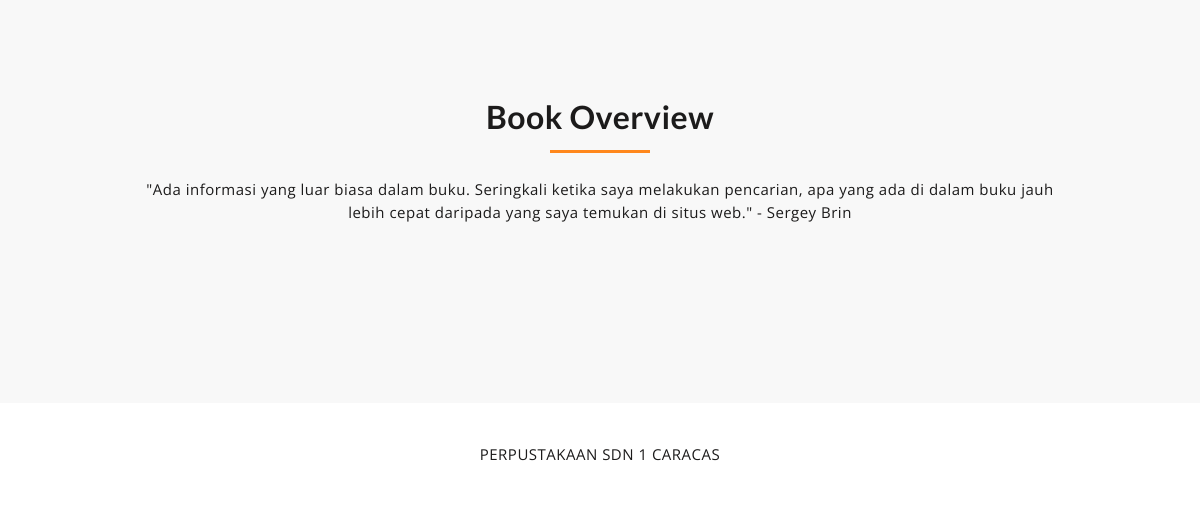
The app's page /index.php/clearning/halaman_utama (lower part), older data.
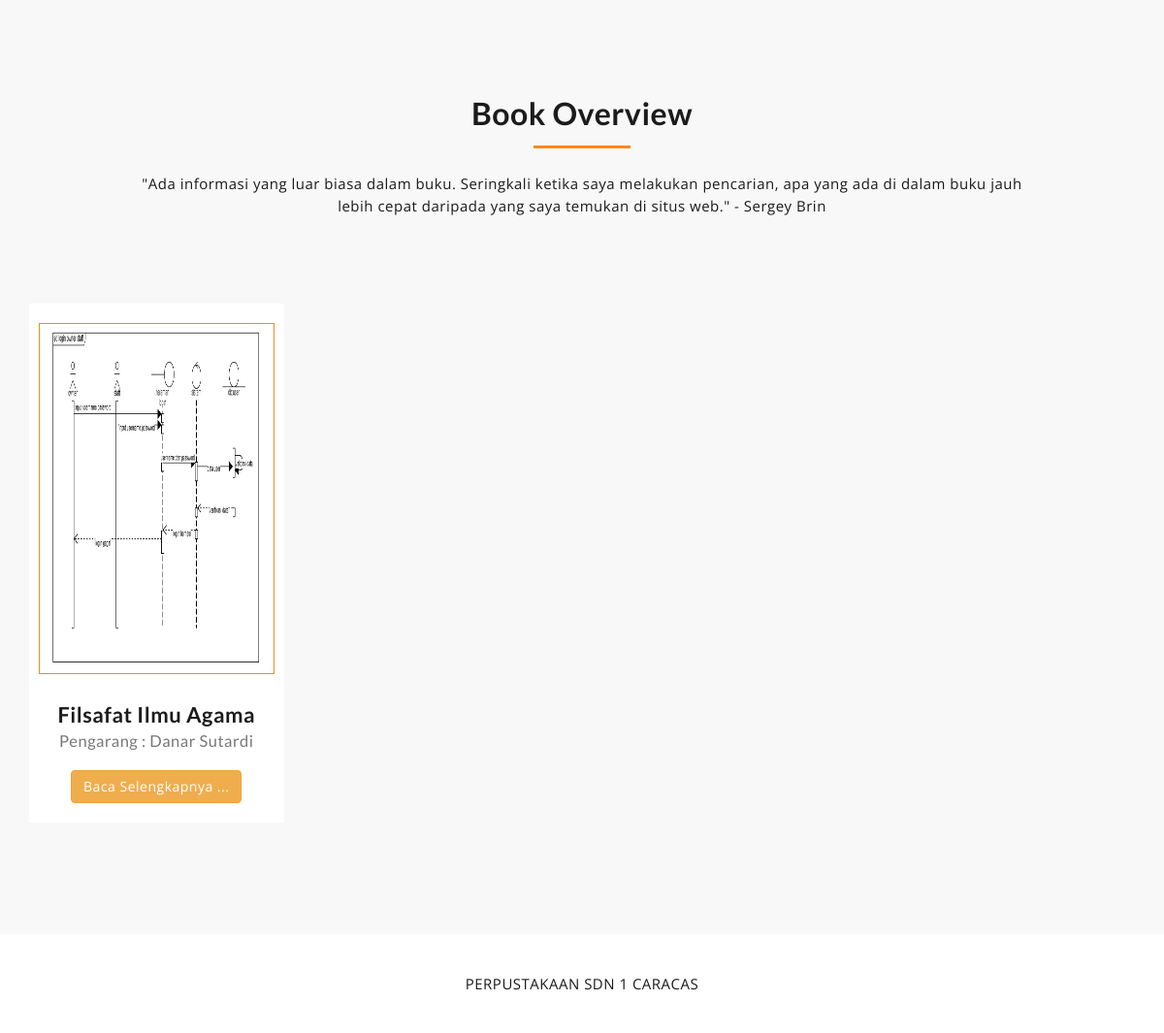
The same page, newer data.
### tables this page shows
CREATE TABLE `buku` (
  `id_buku` int(11) NOT NULL,
  `id_kategori` int(11) NOT NULL,
  `sampul` text NOT NULL,
  `no_isbn` varchar(20) NOT NULL,
  `judul` text NOT NULL,
  `pengarang` varchar(125) NOT NULL,
  `tahun` varchar(20) NOT NULL,
  `penerbit` varchar(125) NOT NULL,
  `jml_buku` int(11) NOT NULL,
  `sisa_buku` int(11) NOT NULL,
  `status` int(11) NOT NULL DEFAULT 0,
  `create_at` timestamp NOT NULL DEFAULT current_timestamp(),
  `sinopsis` text DEFAULT NULL,
  `file` text DEFAULT NULL
);

### application/controllers/cLearning.php (called while the page is built, shortened)
<?php
class cLearning extends CI_Controller
{
    public function __construct()
    {
        $this->load->model('mEbook');
    }
    public function halaman_utama()
    {
        $data = array(
            'jml' => $this->mEbook->jml(),
            'ebook' => $this->mEbook->ebook()
        );
        $this->load->view('Ebook/Layouts/head', $data);
        $this->load->view('Ebook/vbook', $data);
        $this->load->view('Ebook/Layouts/footer');
    }
}

### index.php (called while the page is built, shortened)
<?php
require_once BASEPATH.'core/CodeIgniter.php';

### application/models/mEbook.php (called while the page is built, shortened)
<?php
class mEbook extends CI_Model
{
    public function jml()
    {
        $data['buku'] = $this->db->query("SELECT COUNT(id_buku) as jml_buku FROM `buku`;")->row();
        $data['peminjam'] = $this->db->query("SELECT COUNT(id_pinjam) as jml_pinjam FROM `peminjaman`;")->row();
        $data['anggota'] = $this->db->query("SELECT COUNT(id_anggota) as jml_anggota FROM `anggota`")->row();
        $data['kategori'] = $this->db->query("SELECT COUNT(id_kategori) as jml_kategori FROM `kategori_buku`;")->row();
        return $data;
    }
    public function ebook()
    {
        $this->db->select('*');
        $this->db->from('buku');
        $this->db->join('kategori_buku', 'buku.id_kategori = kategori_buku.id_kategori', 'left');
        $this->db->where('sinopsis !=', NULL);
        return $this->db->get()->result();
    }
}

### application/views/Ebook/vbook.php (the view)
<section id="mu-book-overview">
    <div class="container">
        <div class="row">
            <div class="col-md-12">
                <div class="mu-book-overview-area">
                    <div class="mu-heading-area">
                        <h2 class="mu-heading-title">Book Overview</h2>
                        <span class="mu-header-dot"></span>
                        <p>"Ada informasi yang luar biasa dalam buku. Seringkali ketika saya melakukan pencarian, apa yang ada di dalam buku jauh lebih cepat daripada yang saya temukan di situs web." - Sergey Brin</p>
                    </div>
                    <div class="mu-book-overview-content">
                        <div class="row">
                            <?php
                            foreach ($ebook as $key => $value) {
                            ?>
                                <div class="col-md-3">
                                    <div class="mu-book-overview-single">
                                        <span class="mu-book-overview-icon-box">
                                            <img style="width: 250px; height: 350px;" src="<?= base_url('asset/sampul/' . $value->sampul) ?>">
                                        </span>
                                        <h4><?= $value->judul ?><br><small>Pengarang : <?= $value->pengarang ?></small></h4>
                                        <a href="<?= base_url('cLearning/detailebook/' . $value->id_buku) ?>" class="btn btn-warning">Baca Selengkapnya ...</a>
                                    </div>
                                </div>
                            <?php
                            }
                            ?>
                        </div>
                    </div>
                </div>
            </div>
        </div>
    </div>
</section>

Row changes from the older to the newer data that the page shows:
now on this page (row edited): buku: sampul (picture), judul "Filsafat Ilmu Agama", pengarang "Danar Sutardi"
